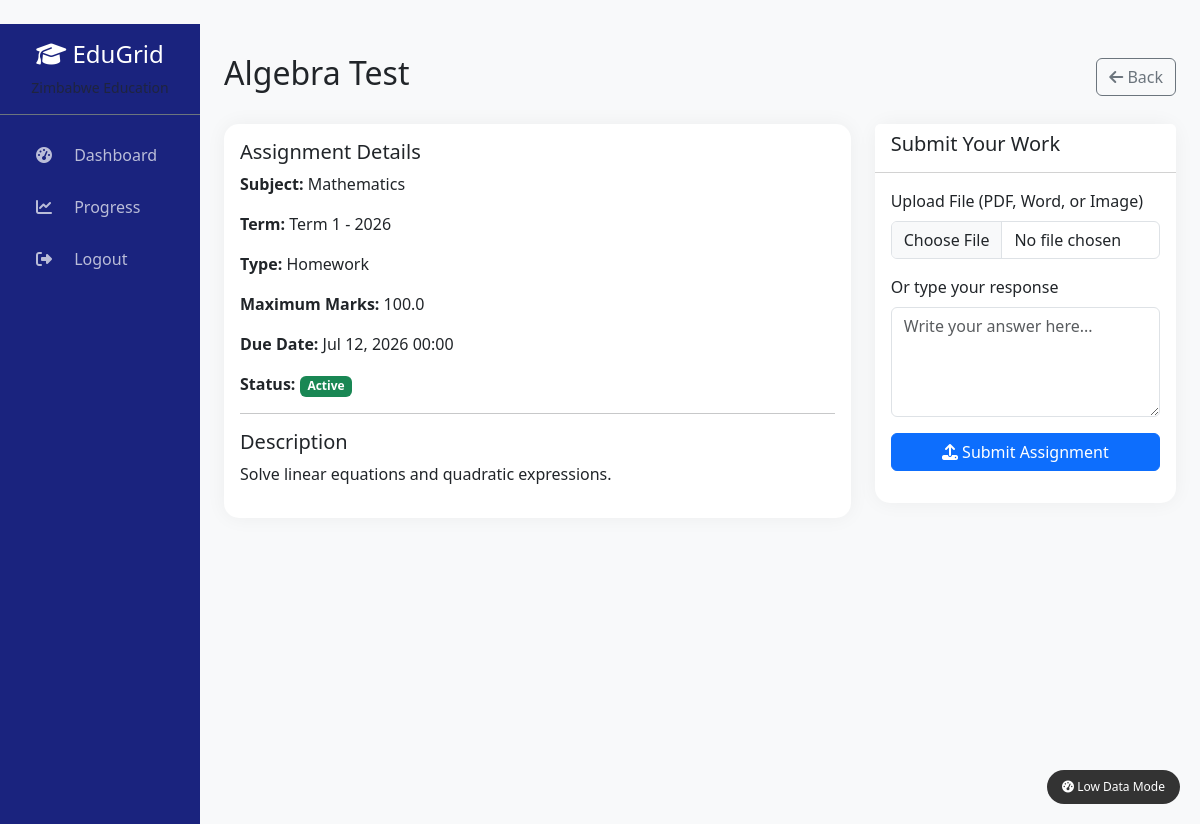
/dashboard/assignment/1/ (signed in), run on the app's committed database.
### academics/models.py (models this page shows, shortened)
class Assignment(models.Model):
    ASSIGNMENT_TYPES = [
        ('CA', 'Continuous Assessment (Test)'),
        ('PR', 'Practical/Project'),
        ('HW', 'Homework'),
        ('EX', 'End of Term Exam'),
    ]
    subject = models.ForeignKey(
        Subject,
        on_delete=models.CASCADE,
        related_name='assignments'
    )
    term = models.ForeignKey(
        SchoolTerm,
        on_delete=models.CASCADE,
        related_name='assignments'
    )
    created_by = models.ForeignKey(
        settings.AUTH_USER_MODEL,
        on_delete=models.SET_NULL,
        null=True,
        related_name='created_assignments'
    )
    title = models.CharField(max_length=200)
    description = models.TextField(blank=True)
    assignment_type = models.CharField(max_length=2, choices=ASSIGNMENT_TYPES, default='HW')
    document = models.FileField(
        upload_to='assignment_documents/',
        blank=True,
        null=True
    )
    max_marks = models.FloatField(default=100)
    due_date = models.DateTimeField()
    is_published = models.BooleanField(default=False)
    created_at = models.DateTimeField(auto_now_add=True)
    updated_at = models.DateTimeField(auto_now=True)
    @property
    def is_overdue(self):
        from django.utils.timezone import now
        return now() > self.due_date
    class Meta:
        ordering = ['-created_at']

class Subject(models.Model):
    LEVEL_CHOICES = [
        ('O', 'O-Level'),
        ('A', 'A-Level'),
    ]
    name = models.CharField(max_length=100)  # e.g., "Mathematics"
    code = models.CharField(max_length=20, unique=True)  # e.g., "MATH-O-01"
    level = models.CharField(max_length=1, choices=LEVEL_CHOICES, default='O')
    description = models.TextField(blank=True)
    class Meta:
        ordering = ['name']

class SchoolTerm(models.Model):
    TERM_CHOICES = [
        (1, 'Term 1'),
        (2, 'Term 2'),
        (3, 'Term 3'),
    ]
    term_number = models.IntegerField(choices=TERM_CHOICES)
    academic_year = models.CharField(max_length=9)  # e.g., "2026"
    start_date = models.DateField()
    end_date = models.DateField()
    is_current = models.BooleanField(default=False)
    def __str__(self):
        return f"{self.get_term_number_display()} - {self.academic_year}"
    class Meta:
        unique_together = ['term_number', 'academic_year']
        ordering = ['academic_year', 'term_number']

### dashboard/views.py (the view, shortened to what this page needs)
# urls.py: path('assignment/<int:assignment_id>/', views.assignment_detail, name='assignment_detail'),
@login_required
def assignment_detail(request, assignment_id):
    assignment = get_object_or_404(Assignment, id=assignment_id, is_published=True)
    student_profile = StudentProfile.objects.get(user=request.user)
    existing_submission = Submission.objects.filter(
        assignment=assignment,
        student=student_profile
    ).first()
    context = {
        'assignment': assignment,
        'existing_submission': existing_submission,
        'is_overdue': assignment.is_overdue,
    }
    return render(request, 'dashboard/assignment_detail.html', context)

### templates/dashboard/assignment_detail.html (shortened to what this page needs)
{% extends 'base.html' %}
{% block content %}
<div class="d-flex justify-content-between align-items-center mb-4">
    <h1 class="h2">{{ assignment.title }}</h1>
    <a href="{% url 'student_dashboard' %}" class="btn btn-outline-secondary">
        <i class="fas fa-arrow-left"></i> Back
    </a>
</div>
<div class="row">
    <div class="col-md-8">
        <div class="card">
            <div class="card-body">
                <h5>Assignment Details</h5>
                <p><strong>Subject:</strong> {{ assignment.subject.name }}</p>
                <p><strong>Term:</strong> {{ assignment.term }}</p>
                <p><strong>Type:</strong> {{ assignment.get_assignment_type_display }}</p>
                <p><strong>Maximum Marks:</strong> {{ assignment.max_marks }}</p>
                <p><strong>Due Date:</strong> {{ assignment.due_date|date:"M d, Y H:i" }}</p>
                <p><strong>Status:</strong>
                    {% if assignment.is_overdue %}
                        <span class="badge bg-danger">Overdue</span>
                    {% else %}
                        <span class="badge bg-success">Active</span>
                    {% endif %}
                </p>
                <hr>
                <h5>Description</h5>
                <p>{{ assignment.description|default:"No description provided." }}</p>
            </div>
        </div>
    </div>
    <div class="col-md-4">
        <div class="card">
            <div class="card-header bg-white">
                <h5>Submit Your Work</h5>
            </div>
            <div class="card-body">
                {% if existing_submission %}
                    <div class="alert alert-success">
                        <i class="fas fa-check-circle"></i> You have already submitted this assignment.
                        <br>
                        <small>Submitted on: {{ existing_submission.submitted_on|date:"M d, Y H:i" }}</small>
                        {% if existing_submission.is_marked %}
                            <br>
                            <strong>Marks: {{ existing_submission.marks_obtained }}/{{ assignment.max_marks }}</strong>
                            <br>
                            <small>Feedback: {{ existing_submission.feedback|default:"No feedback yet." }}</small>
                        {% else %}
                            <br>
                            <span class="badge bg-warning">Awaiting Marking</span>
                        {% endif %}
                    </div>
                {% elif assignment.is_overdue %}
                    <div class="alert alert-danger">
                        <i class="fas fa-exclamation-triangle"></i>
                        This assignment is overdue. Submission is closed.
                    </div>
                {% else %}
                    <form method="POST" enctype="multipart/form-data">
                        <div class="mb-3">
                            <label class="form-label">Upload File (PDF, Word, or Image)</label>
                            <input type="file" name="submitted_file" class="form-control" accept=".pdf,.doc,.docx,.jpg,.png">
                        </div>
                        <div class="mb-3">
                            <label class="form-label">Or type your response</label>
                            <textarea name="text_response" class="form-control" rows="4" placeholder="Write your answer here..."></textarea>
                        </div>
                        <button type="submit" class="btn btn-primary w-100">
                            <i class="fas fa-upload"></i> Submit Assignment
                        </button>
                    </form>
                {% endif %}
            </div>
        </div>
    </div>
</div>
{% endblock %}

### templates/base.html (style rules this page uses)
body { background-color: #f8f9fa; font-family: 'Segoe UI', Tahoma, Geneva, Verdana, sans-serif; }
.card { border: none; border-radius: 15px; box-shadow: 0 0 20px rgba(0,0,0,0.05); transition: transform 0.2s; }

### data on the page
Assignment: title "Algebra Test", subject.name "Mathematics", term "Term 1 - 2026", assignment_type "Homework", max_marks "100.0", due_date "Jul 12, 2026 00:00", description "Solve linear equations and quadratic expressions."
